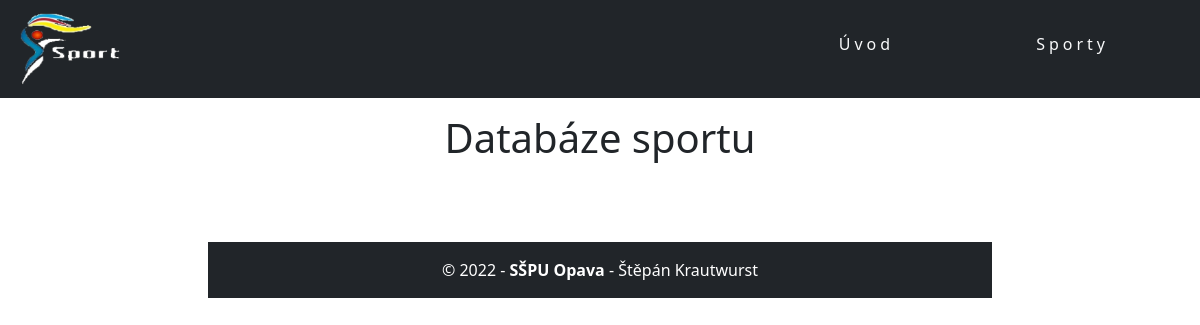
Before: /sports/ with the older database file.
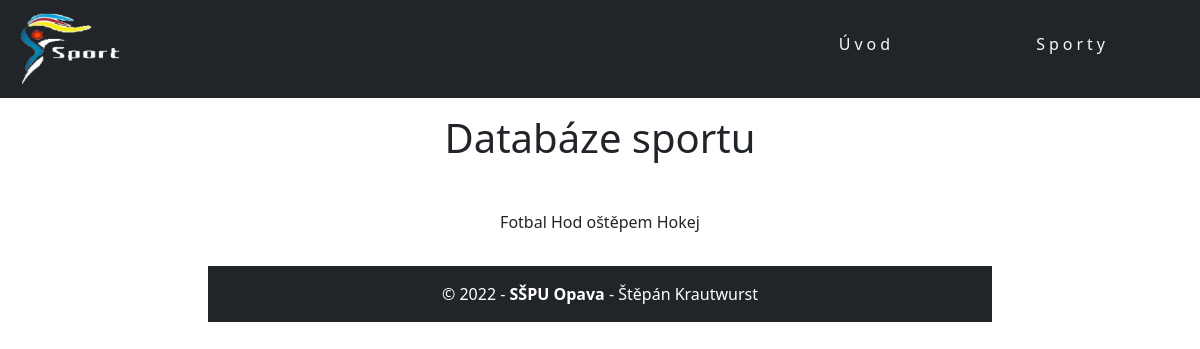
After: the same page with the newer database file.
### sports/models.py (models this page shows, shortened)
class Sporty(models.Model):
    nazev_sportu = models.CharField(max_length=45, verbose_name="Název sportu")
    OBDOBI = (
        ("jaro", "Jaro"),
        ("leto", "Léto"),
        ("podzim", "Podzim"),
        ("zima", "Zima")
    )
    obdobi = models.CharField(max_length=10, choices=OBDOBI, verbose_name="Roční období")
    historie = models.TextField(verbose_name="Historie sportu")
    udalosti = models.ManyToManyField(Udalost, verbose_name="Událost")
    obrazek = models.ImageField(upload_to=sportPath, null=True, blank=True, verbose_name='Obrázky')
    class Meta:
        ordering = ['nazev_sportu']

### sports/views.py (the view)
# urls.py: path('', views.index, name='index'),
def index(request):
    sports = Sporty.objects.order_by('nazev_sportu')[:3]
    context={
        'sports': sports,
    }
    return render(request, 'index.html', context=context)

### sports/templates/index.html
{%extends 'base.html'%}
{%block content%}
<h1 class="text-center py-3">Databáze sportu</h1>
<div class="text-center px-3 p-3 my-3">
{%for sport in sports%}
{{sport.nazev_sportu}}
{% endfor %}
    </div>
{%endblock%}

### sports/templates/base.html (shortened to what this page needs)
<!DOCTYPE html>
<html lang="cs">
<head>
    <link href="https://cdn.jsdelivr.net/npm/bootstrap@5.2.0-beta1/dist/css/bootstrap.min.css" rel="stylesheet">
    {% load static %}
    <link rel="stylesheet" href="{% static 'navbar.css' %}">
       <link rel="stylesheet" href="{% static 'footer.css' %}">
</head>
<body>
    {% block navbar %}
    {%include "navbar.html"%}
    {% endblock %}
    <main>
        <div class="container-fluid">
            {% block content %}
            {% endblock %}
        </div>
    </main>
    {% block footer %}
        {% include "footer.html" %}
    {% endblock %}
</body>
</html>

### sports/templates/navbar.html
<nav class="navbar navbar-expand-sm bg-dark navbar-dark p-2">
    <div class="container-fluid text-center">
        <a class="navbar-brand" href="#">
            {%load static%}
        <img src="{%static 'logo3.png'%}" id="logo" alt="avatar logo">
    </a>
         <ul class="navbar-nav">
             <li class="nav-item mx-5 px-2">
                 <a id="nadpis" class="text-light" href="{% url 'index' %}">Úvod</a>
                    </li>
                    <li class="nav-item mx-5 px-2">
                 <a id="neco" class="text-light " href="{% url 'sporty' %}">Sporty</a>
             </li>
         </ul>
    </div>
</nav>

### sports/templates/footer.html
<footer class="container-fluid">
    <div class="jumbotron text-center text-white bg-dark p-3 my-3 col-sm-8 mx-auto">
   &copy; 2022 - <b>SŠPU Opava</b> - Štěpán Krautwurst
    </div>
</footer>

### sports/static/navbar.css (style rules this page uses)
#logo { width: 100px;!important; }
.navbar-nav li a { position: relative; display: block; margin: 0 15px; text-decoration: none; color: #f80b0b; !important; bottom: 5px; letter-spacing: 4px; }

Changed rows visible on the page:
added Sporty: nazev_sportu "Fotbal"
added Sporty: nazev_sportu "Hod oštěpem"
added Sporty: nazev_sportu "Hokej"
